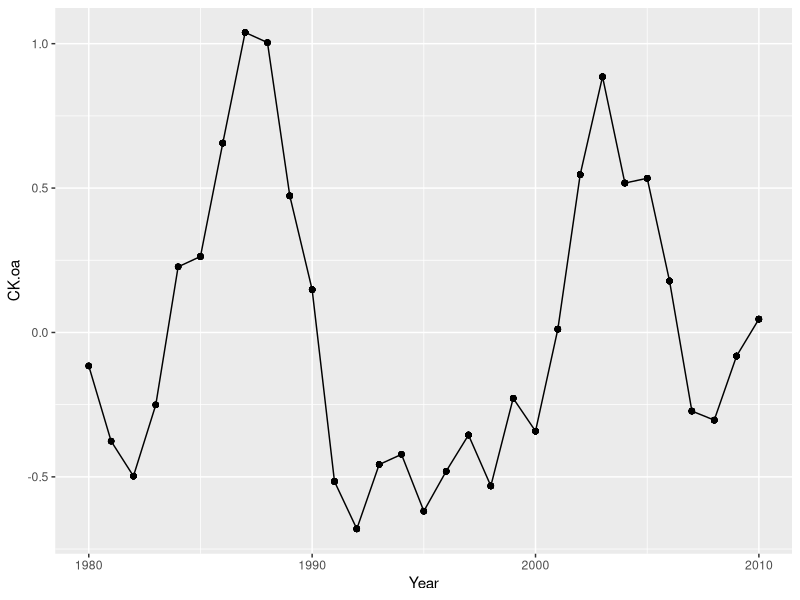
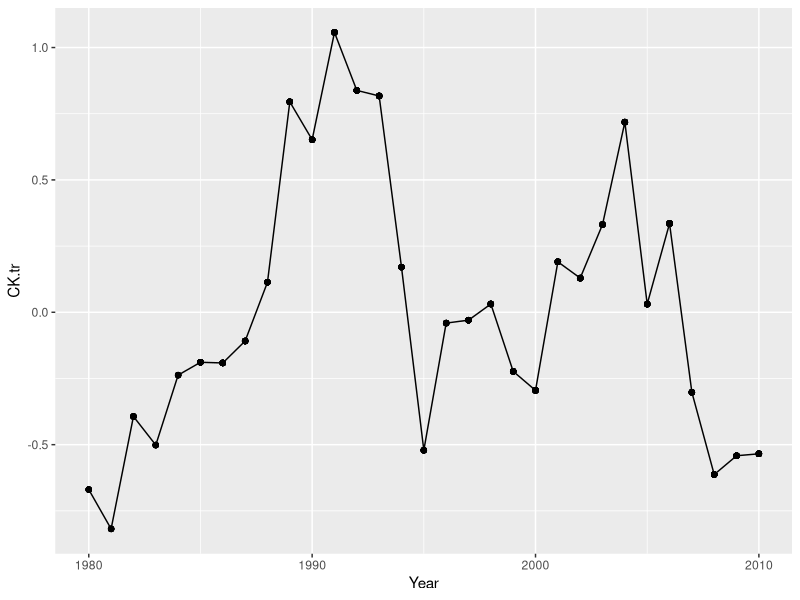
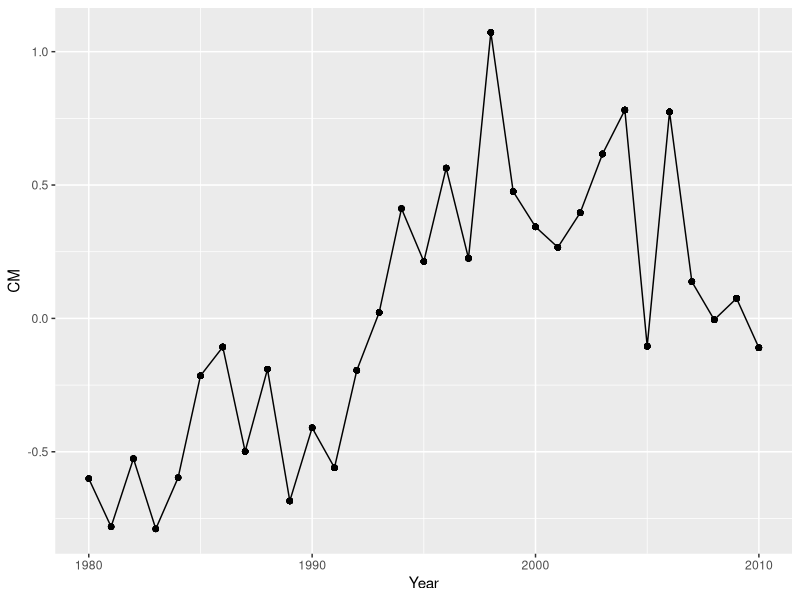
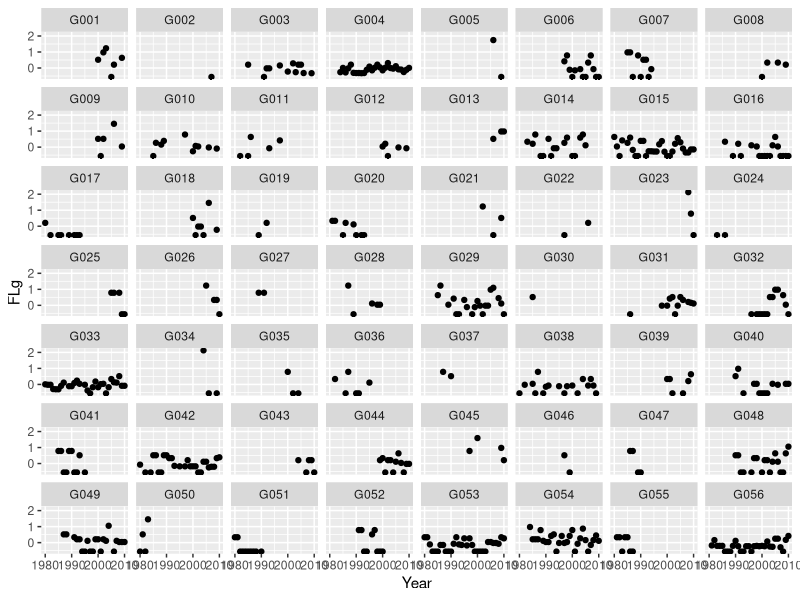
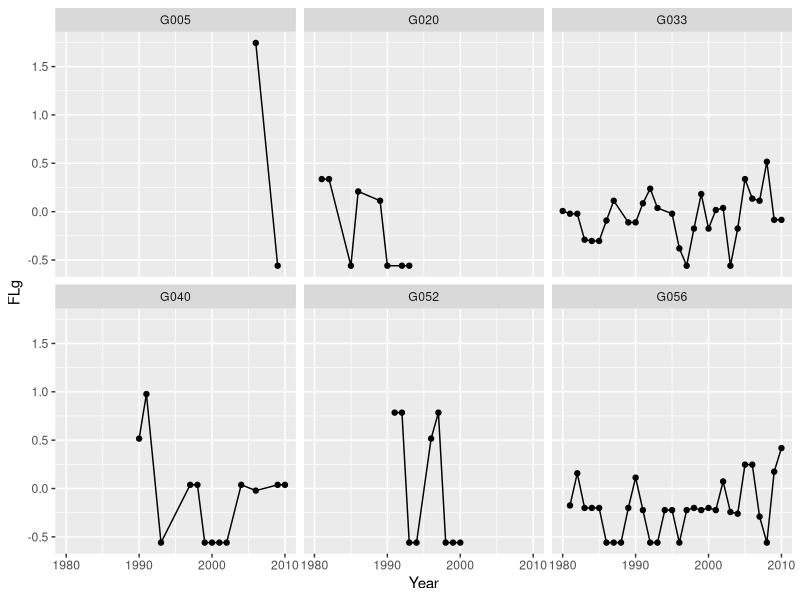
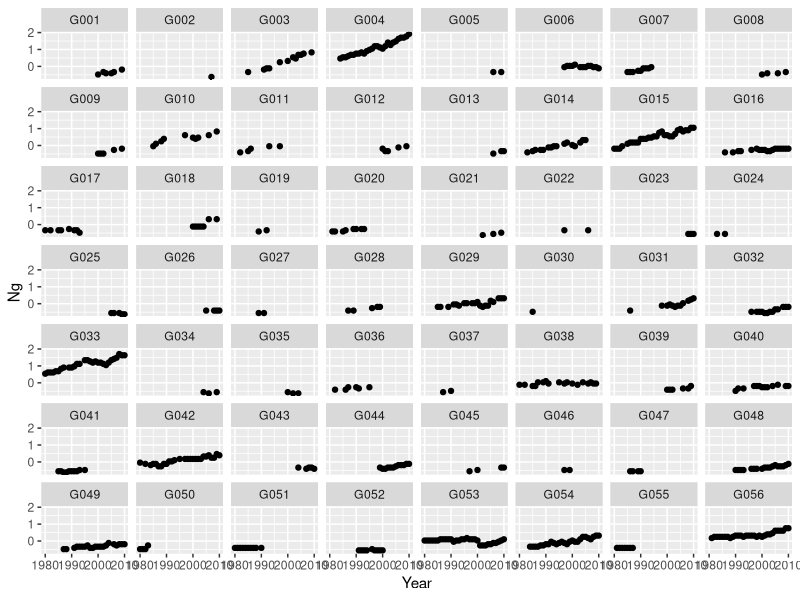
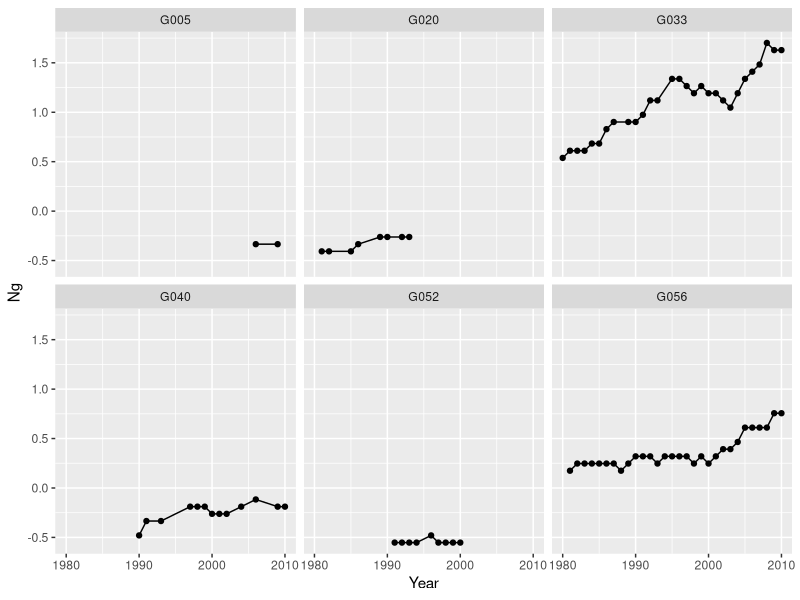
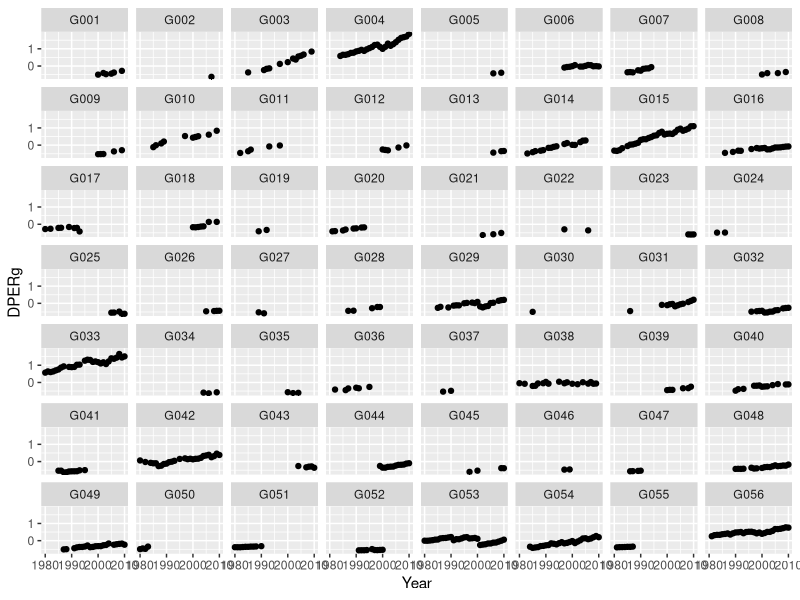

Reproduce these figures in R, in order.
## ---- chunk 1
library(here)
library(tidyverse)
library(dplyr)
library(ggfortify)
library(stats)
#library(DMwR)
## ---- chunk 2
#Reading in the Data
library(here)
here()
orca_data<- read.csv(here("stredulinsky2021.csv")) #Kaylie/Clara/Madeline Read in 

## ---- chunk 3
# Exploring
head(orca_data)
glimpse(orca_data)
#okay 25 columns that is a lot.

which(is.na(orca_data))
#no NA's
## ---- chunk 4
#Creating Subset
orca_data_subset <- select(orca_data, Year, Group.ID,
                           CK.oa, CK.tr, CM, DPERg, FLg, FRg, Ng)
                          

head(orca_data_subset)
## ---- chunk 5
#Checking for Na's
which(is.na(orca_data_subset))
#okay so it appears we don't have any missing values. 
## ---- chunk 6
orca_data_sub2 <- orca_data %>%
  select(Year, Group.ID, CK.oa, CK.tr, CM, DPERg, FLg, Ng)

#selecting 6 random groups to look at because 56 is hard to see at once
groups <- sample(1:56, 6, replace = F) #sample 6 random numbers from 1-56
groups <- as.character(groups)
for(i in 1:length(groups)){ #for each number
  if(nchar(groups[i])==1){ #if the number of characters is 1 (1, 2, 3...)
    groups[i] <- paste("G00", groups[i], sep="") #add G00 in front
  }
  else{ #if the number is not 1 (10, 11, 12...)
  groups[i] <- paste("G0", groups[i], sep="") #add G0 in front
  }
}

orca_data_sub2_6 <- orca_data_sub2 %>% #filter for the 6 groups
  filter(Group.ID == groups[1] | Group.ID == groups[2] | Group.ID == groups[3] |
         Group.ID == groups[4] | Group.ID == groups[5] | Group.ID == groups[6])

#Checking number of observations from each group
orca_data_sub2 %>% 
  group_by(Group.ID) %>% 
  tally() %>% 
  arrange(n, desc(n))

#G002, G003 have 1 observation
#G005, G0019, G022, G024, G027, G037, G046 have 2 observations
## ---- chunk 7
#Salmon over time
ggplot(orca_data_sub2, aes(Year, CK.oa))+
  geom_point()+
  geom_line()

ggplot(orca_data_sub2, aes(Year, CK.tr))+
  geom_point()+
  geom_line()

ggplot(orca_data_sub2, aes(Year, CM))+
  geom_point()+
  geom_line()

#Lactating females over time in groups
ggplot(orca_data_sub2, aes(Year, FLg))+
  geom_point()+
  facet_wrap(~Group.ID)

ggplot(orca_data_sub2_6, aes(Year, FLg))+
  geom_point()+
  geom_line()+ #improves readability
  facet_wrap(~Group.ID)


#Number of individuals in groups
ggplot(orca_data_sub2, aes(Year, Ng))+
  geom_point()+
  facet_wrap(~Group.ID)

ggplot(orca_data_sub2_6, aes(Year, Ng))+
  geom_point()+
  geom_line()+
  facet_wrap(~Group.ID)

#pod energetic requirement
ggplot(orca_data_sub2, aes(Year, DPERg))+
  geom_point()+
  facet_wrap(~Group.ID)

ggplot(orca_data_sub2_6, aes(Year, DPERg))+
  geom_point()+
  geom_line()+
  facet_wrap(~Group.ID)
## ---- chunk 8
ggplot(orca_data_sub2, aes(FLg))+
  geom_histogram() #histogram of FLg to assess normality
## ---- chunk 9
# value = x-mean(x) / 2sd(x)
# descale <- function(x, sd){
#   vals <- c()
#   for(i in 1:length(x)){
#     #vals[i] <- (x[i]-mean(x))/(2*sd)
#     vals[i] <- (x[i]+mean(x))*(2*sd)
#   }
#   return(vals)
# }
# 
# 
# unscaledFLg <- descale(orca_data_sub2$FLg, 0.73)
# 
# unscaledData <- orca_data_sub2 %>% 
#   select(FLg) %>% 
#   unscale()
# 
# unscaledFLg <- unscale(2*orca_data_sub2$FLg)
# unscaledCK.oa <- unscale(2*orca_data_sub2$CK.oa)
## ---- chunk 10
orca_data_sub2 %>% 
  select(CK.oa, Year, Group.ID) %>% 
  plot()
## ---- chunk 11
orca_data_sub2 %>% 
  select(CK.oa) %>% 
  summary() 

hist(orca_data_sub2$CK.oa)
hist(orca_data_sub2$FLg) #Y is not normally distributed Transform to log?
## ---- chunk 12
library(lme4)
library(lmerTest)
CK_FLg_Year<-lmer(FLg~CK.oa+ (1|Year), data = orca_data_sub2, REML= FALSE)
summary (CK_FLg_Year)
## ---- chunk 13
CK_FLg_Year_GroupID<-lmer(FLg~CK.oa + (1|Year) + (1|Group.ID), data = orca_data_sub2, REML= FALSE)
summary(CK_FLg_Year_GroupID)

plot(CK_FLg_Year_GroupID) # I dont know
## ---- chunk 14
# log transforming FLG 
orca_data_sub2$FLg <- log(orca_data_sub2$FLg)

CK_FLg_Year_GroupID_logtransform<-lmer(FLg~CK.oa + (1|Year) + (1|Group.ID), data = orca_data_sub2, REML= FALSE)
#looks better! 
plot(CK_FLg_Year_GroupID_logtransform)

#exponentially transforming FLG
orca_data_sub2$FLg <- exp(orca_data_sub2$FLg)


CK_FLg_Year_GroupID_exptransform<-lmer(FLg~CK.oa + (1|Year) + (1|Group.ID), data = orca_data_sub2, REML= FALSE)
#this also looks somewhat better than the original but I think the log one is a better transformation 
plot(CK_FLg_Year_GroupID_exptransform)
## ---- chunk 15

years_measured<-(c(seq(1980,2010,1)))
#Numbers are in values of Millions of Fish
chum_generator <- function(){
  chum_density <- sample(x = seq(0.46,6.17,0.02), size = length(years_measured), replace = T) #choosing a random value between the range of 0.46 to 6.17, Replacing is True
  yearly_chum <- data.frame(years_measured, chum_density) #making data frame for each year and with the random density
    return(yearly_chum)
  }
  
chum_generator()

#Okay for reference, sample needs the x (the range to pick from) and then the size (which is how many variables its gonna pick); so don't need a for loop
  
## ---- chunk 16

#Numbers are in values of Millions of Fish
chinook_generator <- function(){
  chinook_density <- sample(x = seq(0.13,1.27,0.02), size = length(years_measured), replace = T) #choosing a random value between the range of 0.46 to 6.17, Replacing is True
  yearly_chinook <- data.frame(years_measured, chinook_density) #making data frame for each year and with the random density
    return(yearly_chinook)
  }
  
chinook_generator()

## ---- chunk 17
salmon<- data.frame(chinook_generator(), chum_generator())

salmon_data<-salmon %>% 
  select(years_measured,chinook_density,chum_density) %>% 
  mutate(total_salmon = chinook_density + chum_density) 
## ---- chunk 18
hist(salmon_data$total_salmon)
## ---- chunk 19
group_number<-seq(1,16,1)
pod <- function(){
  n<- rpois(1, lambda = 300)
  pod_size<-rmultinom(1, size = n, prob = rep(1,16)) 
  #multinorm to make sure orcas add to 300, repeat 16 times
  pod_size_by_group <- data.frame(group_number,pod_size ) #puttin gin dataframe
    return(pod_size_by_group)
  }
 
pod()

## ---- chunk 20
pod_data<- pod() %>% 
  mutate(number_repro_females = round(pod_size * 0.22,0))
#rounding upwards to get whole number

## ---- chunk 21
Lactating_females <- c()
for(i in 1:nrow(pod_data)){
  Lactating_females[i] <- rbinom(1,pod_data$number_repro_females[i], prob = 0.2)
}
Lactating_females

 pod_data_2<-pod_data %>% 
  mutate(Lactating_females = Lactating_females)

pod_data_2

## ---- chunk 22
lactating_Orca_Data_Gen <- function(n){
  pod_data_Year <- data.frame()
  group_number<-seq(1,16,1)
  for(i in 1:n){
    pod <- function(){
      #poisson distribution to choose total population each year
      n <- rpois(1, lambda = 300)
      #multinomial distribution keeps orcas at total pop size, make 16 pods
      pod_size <- rmultinom(1, size = n, prob = rep(1,16))
      year <- i+1979
      pod_size_by_group <- data.frame(year, group_number, pod_size)
      return(pod_size_by_group)
    }

    pod_data<- pod() %>% 
      mutate(number_repro_females = round(pod_size * 0.22,0))
    Lactating_females <- c()
    for(i in 1:nrow(pod_data)){
      Lactating_females[i] <- rbinom(1,pod_data$number_repro_females[i], prob = 0.2)
    }
    pod_data_2<-pod_data %>% 
    mutate(Lactating_females = Lactating_females)
    pod_data_Year <- rbind(pod_data_Year, pod_data_2)
  }
  return(pod_data_Year)
}
year_pod_data <- lactating_Orca_Data_Gen(31)

# Did not work:
# vals <- cbind(year_pod_data, salmon_data)

# rep_salmon_data <- data.frame()
# for(i in 1:nrow(salmon_data)){
#   for(x in i:(16*i)){
#     rep_salmon_data[x,] <- salmon_data[i,]
#     print(x)
#   }
#   print(i)
# }
# 
# rep_salmon_data[1,] <- salmon_data[1,]
# rep_salmon_data[17:32,] <- salmon_data[2,]
## ---- chunk 23
# ------------- From Lecture -------------
power_analysis_function <- function(sample_size){
  sims <- 1000
  pvalues <- c()
  for (i in 1:sims){
  data <- data_generator(sample_size)
  model <- glm(disease_status~scale(age), family = binomial, data = data)
  pvalues[i] <- summary(model)$coefficients[2,4]
  }

  power_estimate <- length(which(pvalues < 0.01))/length(pvalues)

  return(power_estimate)
}
# 
# sample_sizes <- seq(100,200,10); power_estimates <- c()
# 
# for (i in 1:length(sample_sizes)){
#   power_estimates[i] <- power_analysis_function(sample_size = sample_sizes[i])
# }
# 
# knitr::kable(cbind(n = sample_sizes, power = power_estimates))



 #pod_size <- sample(x = seq(3,38,1), size = 16, replace = T) #Choosing from 16 total pods
